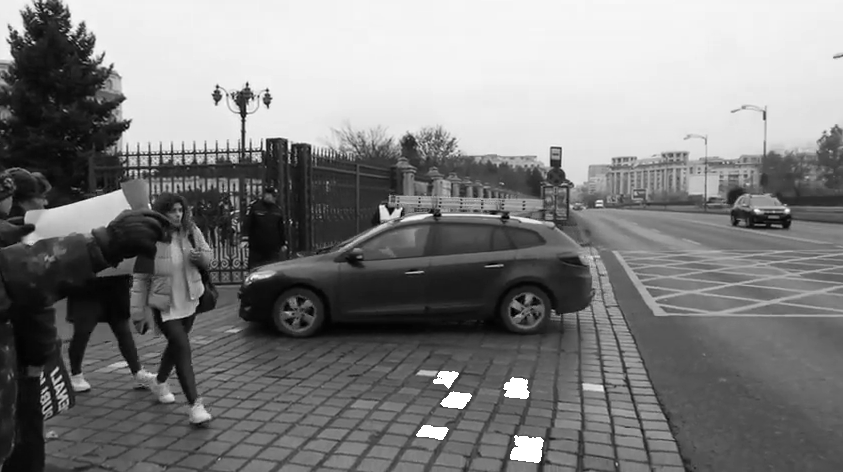

This figure's Python source:
"""
sudo apt install python-pip
pip install --upgrade pip

pip install scipy
pip install numpy
pip install opencv-python
pip install opencv-contrib-python



pip install pytesseract
pip install pafy
pip install matplotlib
pip install scikit-learn
pip install youtube_dl
pip install jupyter
pip install graphviz
pip install sklearn
"""

import sys
import numpy as np
import cv2

print(cv2.__version__)
import json
import os

# import pafy
# from pprint import pprint

# DW
"""
# https://www.youtube.com/watch?v=j3a-ZaVtyRc
# https://www.youtube.com/watch?v=u9DzwcptbrM
# https://www.youtube.com/watch?v=ZvHXpd9uzN4


# youtube-dl -F  https://www.youtube.com/watch?v=ZvHXpd9uzN4

249          webm       audio only DASH audio   49k , opus @ 50k, 6.23MiB
250          webm       audio only DASH audio   59k , opus @ 70k, 7.02MiB
171          webm       audio only DASH audio   86k , vorbis@128k, 10.59MiB
251          webm       audio only DASH audio  102k , opus @160k, 12.79MiB
140          m4a        audio only DASH audio  128k , m4a_dash container, mp4a.40.2@128k, 17.38MiB
278          webm       256x144    144p  107k , webm container, vp9, 30fps, video only, 13.31MiB
160          mp4        256x144    144p  115k , avc1.4d400c, 30fps, video only, 15.05MiB
242          webm       426x240    240p  245k , vp9, 30fps, video only, 30.49MiB
133          mp4        426x240    240p  251k , avc1.4d4015, 30fps, video only, 33.57MiB
243          webm       640x360    360p  586k , vp9, 30fps, video only, 57.03MiB
134          mp4        640x360    360p  646k , avc1.4d401e, 30fps, video only, 80.36MiB
244          webm       854x480    480p  969k , vp9, 30fps, video only, 104.67MiB
135          mp4        854x480    480p 1171k , avc1.4d401f, 30fps, video only, 152.82MiB
247          webm       1280x720   720p 2221k , vp9, 30fps, video only, 210.58MiB
136          mp4        1280x720   720p 2349k , avc1.4d401f, 30fps, video only, 308.00MiB
248          webm       1920x1080  1080p 4023k , vp9, 30fps, video only, 372.24MiB
137          mp4        1920x1080  1080p 4414k , avc1.640028, 30fps, video only, 577.03MiB
264          mp4        2560x1440  1440p 10644k , avc1.640032, 30fps, video only, 1.34GiB
271          webm       2560x1440  1440p 11464k , vp9, 30fps, video only, 1.19GiB
313          webm       3840x2160  2160p 21990k , vp9, 30fps, video only, 2.38GiB
17           3gp        176x144    small , mp4v.20.3, mp4a.40.2@ 24k
36           3gp        320x180    small , mp4v.20.3, mp4a.40.2
43           webm       640x360    medium , vp8.0, vorbis@128k
18           mp4        640x360    medium , avc1.42001E, mp4a.40.2@ 96k
22           mp4        1280x720   hd720 , avc1.64001F, mp4a.40.2@19

 youtube-dl     --format 247  https://www.youtube.com/watch?v=ZvHXpd9uzN4

https://stackoverflow.com/questions/21983062/in-python-opencv-is-there-a-way-to-quickly-scroll-through-frames-of-a-video-all
http://answers.opencv.org/question/94012/is-opencvs-videocaptureread-function-skipping-frames/
"""

"""
url = "https://www.youtube.com/watch?v=ZvHXpd9uzN4"
videoPafy = pafy.new(url)
best = videoPafy.getbest(preftype="mp4")
video = cv2.VideoCapture(best.url)
pprint(best)
exit()
"""

frame_count = 0
video = "DrivingDowntown2a.mp4";
cap = cv2.VideoCapture(video)
frame_width = int(cap.get(cv2.CAP_PROP_FRAME_WIDTH))
frame_height = int(cap.get(cv2.CAP_PROP_FRAME_HEIGHT))
width = int(cap.get(3))
height = int(cap.get(4))
fps = int(cap.get(5))

# find fps of video file
fps = cap.get(cv2.CAP_PROP_FPS)
spf = 1 / fps
print "Frames per second using cap.get(cv2.CAP_PROP_FPS) : {0}".format(fps)
print "Seconds per frame using 1/fps :", spf

# https://www.programcreek.com/python/example/72134/cv2.VideoWriter
# https://docs.opencv.org/2.4/modules/highgui/doc/reading_and_writing_images_and_video.html
# https://scottontechnology.com/flip-image-opencv-python/
# https://docs.opencv.org/3.1.0/dd/d43/tutorial_py_video_display.html
# https://www.tutorialspoint.com/python/python_loop_control.htm
# http://anh.cs.luc.edu/python/hands-on/3.1/handsonHtml/ifstatements.html
# http://www.fourcc.org/codecs.php
# https://github.com/opencv/opencv/tree/master/3rdparty/ffmpeg
# https://pypi.org/project/opencv-contrib-python/
# https://www.tutorialspoint.com/python/python_decision_making.htm
# https://www.tutorialspoint.com/python/python_if_else.htm
# https://www.pyimagesearch.com/2016/02/22/writing-to-video-with-opencv/


"""
from skvideo.io import VideoWriter
import numpy
writer = VideoWriter(filename, frameSize=(w, h))
writer.open()
image = numpy.zeros((h, w, 3))
writer.write(image)
writer.release()
"""

"""
# construct the argument parse and parse the arguments
ap = argparse.ArgumentParser()
ap.add_argument("-o", "--output", required=True,
	help="path to output video file")
ap.add_argument("-p", "--picamera", type=int, default=-1,
	help="whether or not the Raspberry Pi camera should be used")
ap.add_argument("-f", "--fps", type=int, default=20,
	help="FPS of output video")
ap.add_argument("-c", "--codec", type=str, default="MJPG",
	help="codec of output video")
args = vars(ap.parse_args())
"""

# cv2.VideoWriter_fourcc(*'MJPG')
# cv2.cv.CV_FOURCC(*'mp42')
# cv2.VideoWriter_fourcc(*'XVID') X264 H264

# OpenCV: FFMPEG: tag 0xffffffff/' is not found (format 'avi / AVI (Audio Video Interleaved)')
# fourcc = cv2.VideoWriter_fourcc('X','V','I','D')
# fourcc = cv2.VideoWriter_fourcc(*'XVID')
# out = cv2.VideoWriter('output.avi',fourcc, 15.0, (640,480),True)
out = cv2.VideoWriter('output999.avi', cv2.VideoWriter_fourcc(*"MJPG"), 60, (frame_width, frame_height), True)

# out = cv2.VideoWriter("output.avi", fourcc, float(spf), (640, 480))
# vid = cv2.VideoWriter(outvid, fourcc, float(fps), size, is_color)
# out = cv2.VideoWriter('output.avi',fourcc, 20.0,(1280,720))
# out = cv2.VideoWriter('output.avi',fourcc, 20.0, (1280, 720))s
# cv2.VideoWriter('output.mp4',fourcc, 15.0, (1280,360))
# voObj = cv2.VideoWriter('output.mp4', 0x00000021, 15.0, (1280,360))

while (cap.isOpened()):
    ret, frame = cap.read()
    frame_count = frame_count + 1
    # frame = cv2.resize(frame, (640,360))

    # if frame_count % 2:
    #    continue

    if ret == False:
        break

    frame = cv2.flip(frame, 1)
    gray = cv2.cvtColor(frame, cv2.COLOR_BGR2GRAY)
    ret, thresh = cv2.threshold(gray, 91, 150, 1)  # 127,255,1
    _, contours, h = cv2.findContours(thresh, 1, 2)

    for cnt in contours:

        if cv2.contourArea(cnt) > 210 and cv2.contourArea(cnt) < 1390:
            #    approx = cv2.approxPolyDP(cnt,0.01*cv2.arcLength(cnt,True),True)
            approx = cv2.approxPolyDP(cnt, 0.1 * cv2.arcLength(cnt, True), True)
            # print len(approx)
            if len(approx) == 4:
                # print "square"
                cv2.drawContours(gray, [cnt], -1, (255, 0, 0), -1)  # classic overlay without transparency

            """
            # make a copy
            imblur = gray.copy()
            # get position square
            M = cv2.moments(cnt)
            cX = int(M["m10"] / M["m00"])
            cY = int(M["m01"] / M["m00"])
            x, y, w, h = cv2.boundingRect(cnt)
            # add shape
            cv2.rectangle(imblur, (cX-40, cY), (cX+65, cY+1), (255, 255, 255), 20, -1)
            # cv2.rectangle(imblur, (420, 205), (595, 385), (0, 0, 255), -1)
            # add overlay with transparency
            cv2.addWeighted(gray, 0.6, imblur, 0.9, 0, gray)
            """
            cv2.imshow('frame', gray)
            frame = cv2.cvtColor(gray, cv2.COLOR_GRAY2BGR)
            # out.write(frame)

    # gray = cv2.resize(gray, (1280,720))
    cv2.imshow('frame', gray)
    # cv2.merge(frame,gray)
    # cv2.resize(frame, (640,480))
    frame = cv2.cvtColor(gray, cv2.COLOR_GRAY2BGR)
    out.write(frame)

    if cv2.waitKey(1) & 0xFF == ord('q'):
        break

cap.release()
out.release()
cv2.destroyAllWindows()
